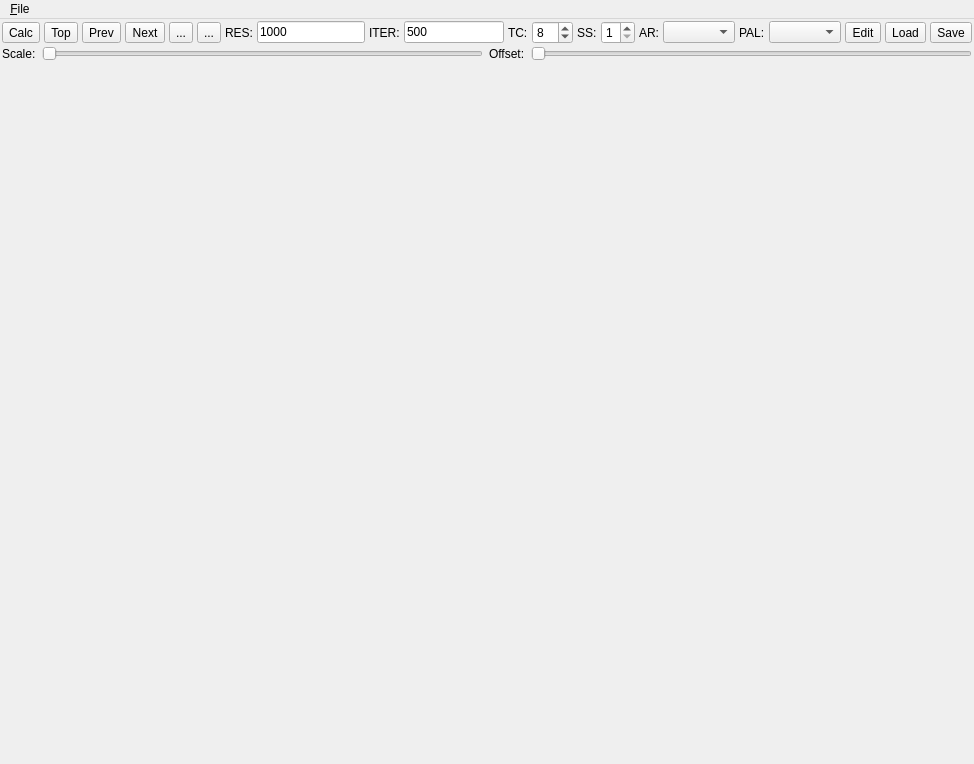
<?xml version="1.0" encoding="UTF-8"?>
<ui version="4.0">
 <class>MainWindow</class>
 <widget class="QMainWindow" name="MainWindow">
  <property name="geometry">
   <rect>
    <x>0</x>
    <y>0</y>
    <width>956</width>
    <height>764</height>
   </rect>
  </property>
  <property name="windowTitle">
   <string>MainWindow</string>
  </property>
  <widget class="QWidget" name="centralwidget">
   <layout class="QVBoxLayout" name="verticalLayout">
    <property name="spacing">
     <number>2</number>
    </property>
    <property name="leftMargin">
     <number>2</number>
    </property>
    <property name="topMargin">
     <number>2</number>
    </property>
    <property name="rightMargin">
     <number>2</number>
    </property>
    <property name="bottomMargin">
     <number>2</number>
    </property>
    <item>
     <widget class="QFrame" name="frameToolbar">
      <property name="sizePolicy">
       <sizepolicy hsizetype="Preferred" vsizetype="Minimum">
        <horstretch>0</horstretch>
        <verstretch>0</verstretch>
       </sizepolicy>
      </property>
      <property name="frameShape">
       <enum>QFrame::Shape::NoFrame</enum>
      </property>
      <property name="frameShadow">
       <enum>QFrame::Shadow::Plain</enum>
      </property>
      <property name="lineWidth">
       <number>0</number>
      </property>
      <layout class="QHBoxLayout" name="horizontalLayout_2">
       <property name="spacing">
        <number>4</number>
       </property>
       <property name="leftMargin">
        <number>0</number>
       </property>
       <property name="topMargin">
        <number>0</number>
       </property>
       <property name="rightMargin">
        <number>0</number>
       </property>
       <property name="bottomMargin">
        <number>0</number>
       </property>
       <item>
        <widget class="QToolButton" name="buttonCalc">
         <property name="toolTip">
          <string>Recalculate current position</string>
         </property>
         <property name="text">
          <string>Calc</string>
         </property>
        </widget>
       </item>
       <item>
        <widget class="QToolButton" name="buttonViewTop">
         <property name="toolTip">
          <string>Go to top-level position</string>
         </property>
         <property name="text">
          <string>Top</string>
         </property>
         <property name="icon">
          <iconset theme="QIcon::ThemeIcon::GoHome"/>
         </property>
        </widget>
       </item>
       <item>
        <widget class="QToolButton" name="buttonViewPrev">
         <property name="toolTip">
          <string>Go to previous position</string>
         </property>
         <property name="text">
          <string>Prev</string>
         </property>
         <property name="icon">
          <iconset theme="QIcon::ThemeIcon::GoPrevious"/>
         </property>
        </widget>
       </item>
       <item>
        <widget class="QToolButton" name="buttonViewNext">
         <property name="toolTip">
          <string>Go to next position</string>
         </property>
         <property name="text">
          <string>Next</string>
         </property>
         <property name="icon">
          <iconset theme="QIcon::ThemeIcon::GoNext"/>
         </property>
        </widget>
       </item>
       <item>
        <widget class="QToolButton" name="buttonZoomIn">
         <property name="text">
          <string>...</string>
         </property>
         <property name="icon">
          <iconset theme="QIcon::ThemeIcon::ZoomIn"/>
         </property>
        </widget>
       </item>
       <item>
        <widget class="QToolButton" name="buttonZoomOut">
         <property name="toolTip">
          <string>Zoom out by factor of 2</string>
         </property>
         <property name="text">
          <string>...</string>
         </property>
         <property name="icon">
          <iconset theme="QIcon::ThemeIcon::ZoomOut"/>
         </property>
        </widget>
       </item>
       <item>
        <widget class="QLabel" name="label_3">
         <property name="text">
          <string>RES:</string>
         </property>
        </widget>
       </item>
       <item>
        <widget class="QLineEdit" name="lineEditResolution">
         <property name="sizePolicy">
          <sizepolicy hsizetype="Fixed" vsizetype="Fixed">
           <horstretch>0</horstretch>
           <verstretch>0</verstretch>
          </sizepolicy>
         </property>
         <property name="maximumSize">
          <size>
           <width>16777215</width>
           <height>16777215</height>
          </size>
         </property>
         <property name="baseSize">
          <size>
           <width>0</width>
           <height>0</height>
          </size>
         </property>
         <property name="toolTip">
          <string>Primary axis resolution (pixels)</string>
         </property>
         <property name="text">
          <string>1000</string>
         </property>
        </widget>
       </item>
       <item>
        <widget class="QLabel" name="label_4">
         <property name="text">
          <string>ITER:</string>
         </property>
        </widget>
       </item>
       <item>
        <widget class="QLineEdit" name="lineEditIterMax">
         <property name="sizePolicy">
          <sizepolicy hsizetype="Fixed" vsizetype="Fixed">
           <horstretch>0</horstretch>
           <verstretch>0</verstretch>
          </sizepolicy>
         </property>
         <property name="maximumSize">
          <size>
           <width>100</width>
           <height>16777215</height>
          </size>
         </property>
         <property name="toolTip">
          <string>Maximum iterations</string>
         </property>
         <property name="text">
          <string>500</string>
         </property>
        </widget>
       </item>
       <item>
        <widget class="QLabel" name="label">
         <property name="text">
          <string>TC:</string>
         </property>
        </widget>
       </item>
       <item>
        <widget class="QSpinBox" name="spinBoxThreadCount">
         <property name="maximumSize">
          <size>
           <width>16777215</width>
           <height>16777214</height>
          </size>
         </property>
         <property name="toolTip">
          <string>Compute thread count</string>
         </property>
         <property name="minimum">
          <number>1</number>
         </property>
         <property name="maximum">
          <number>24</number>
         </property>
         <property name="value">
          <number>8</number>
         </property>
        </widget>
       </item>
       <item>
        <widget class="QLabel" name="label_2">
         <property name="text">
          <string>SS:</string>
         </property>
        </widget>
       </item>
       <item>
        <widget class="QSpinBox" name="spinBoxSuperSample">
         <property name="toolTip">
          <string>Super sampling factor</string>
         </property>
         <property name="minimum">
          <number>1</number>
         </property>
         <property name="maximum">
          <number>8</number>
         </property>
        </widget>
       </item>
       <item>
        <widget class="QLabel" name="label_7">
         <property name="text">
          <string>AR:</string>
         </property>
        </widget>
       </item>
       <item>
        <widget class="QComboBox" name="comboBoxAspect">
         <property name="toolTip">
          <string>Select zoom aspect ratio</string>
         </property>
        </widget>
       </item>
       <item>
        <widget class="QLabel" name="label_8">
         <property name="text">
          <string>PAL:</string>
         </property>
        </widget>
       </item>
       <item>
        <widget class="QComboBox" name="comboBoxPalette">
         <property name="toolTip">
          <string>Select color palette</string>
         </property>
        </widget>
       </item>
       <item>
        <widget class="QToolButton" name="buttonPaletteEdit">
         <property name="toolTip">
          <string>Edit current palette</string>
         </property>
         <property name="text">
          <string>Edit</string>
         </property>
         <property name="icon">
          <iconset theme="QIcon::ThemeIcon::DocumentProperties"/>
         </property>
        </widget>
       </item>
       <item>
        <spacer name="horizontalSpacer">
         <property name="orientation">
          <enum>Qt::Orientation::Horizontal</enum>
         </property>
         <property name="sizeHint" stdset="0">
          <size>
           <width>40</width>
           <height>20</height>
          </size>
         </property>
        </spacer>
       </item>
       <item>
        <widget class="QToolButton" name="buttonImageLoad">
         <property name="toolTip">
          <string>Load image from file</string>
         </property>
         <property name="text">
          <string>Load</string>
         </property>
         <property name="icon">
          <iconset theme="QIcon::ThemeIcon::DocumentOpen"/>
         </property>
        </widget>
       </item>
       <item>
        <widget class="QToolButton" name="buttonImageSave">
         <property name="toolTip">
          <string>Save current image to file</string>
         </property>
         <property name="text">
          <string>Save</string>
         </property>
         <property name="icon">
          <iconset theme="QIcon::ThemeIcon::DocumentSave"/>
         </property>
        </widget>
       </item>
      </layout>
     </widget>
    </item>
    <item>
     <widget class="QFrame" name="frame_2">
      <property name="frameShape">
       <enum>QFrame::Shape::NoFrame</enum>
      </property>
      <property name="frameShadow">
       <enum>QFrame::Shadow::Raised</enum>
      </property>
      <layout class="QHBoxLayout" name="horizontalLayout">
       <property name="leftMargin">
        <number>0</number>
       </property>
       <property name="topMargin">
        <number>0</number>
       </property>
       <property name="rightMargin">
        <number>0</number>
       </property>
       <property name="bottomMargin">
        <number>0</number>
       </property>
       <item>
        <widget class="QLabel" name="label_6">
         <property name="text">
          <string>Scale:</string>
         </property>
        </widget>
       </item>
       <item>
        <widget class="QSlider" name="sliderPalScale">
         <property name="minimum">
          <number>1</number>
         </property>
         <property name="maximum">
          <number>20</number>
         </property>
         <property name="orientation">
          <enum>Qt::Orientation::Horizontal</enum>
         </property>
        </widget>
       </item>
       <item>
        <widget class="QLabel" name="label_5">
         <property name="sizePolicy">
          <sizepolicy hsizetype="Fixed" vsizetype="Preferred">
           <horstretch>0</horstretch>
           <verstretch>0</verstretch>
          </sizepolicy>
         </property>
         <property name="text">
          <string>Offset:</string>
         </property>
        </widget>
       </item>
       <item>
        <widget class="QSlider" name="sliderPalOffset">
         <property name="orientation">
          <enum>Qt::Orientation::Horizontal</enum>
         </property>
        </widget>
       </item>
      </layout>
     </widget>
    </item>
    <item>
     <widget class="QFrame" name="frameViewer">
      <property name="sizePolicy">
       <sizepolicy hsizetype="Expanding" vsizetype="Expanding">
        <horstretch>0</horstretch>
        <verstretch>0</verstretch>
       </sizepolicy>
      </property>
      <property name="frameShape">
       <enum>QFrame::Shape::NoFrame</enum>
      </property>
      <property name="frameShadow">
       <enum>QFrame::Shadow::Raised</enum>
      </property>
     </widget>
    </item>
   </layout>
  </widget>
  <widget class="QMenuBar" name="menubar">
   <property name="geometry">
    <rect>
     <x>0</x>
     <y>0</y>
     <width>956</width>
     <height>21</height>
    </rect>
   </property>
   <widget class="QMenu" name="menu_File">
    <property name="title">
     <string>&amp;File</string>
    </property>
    <addaction name="separator"/>
    <addaction name="actionExportImage"/>
    <addaction name="separator"/>
    <addaction name="actionExit"/>
   </widget>
   <addaction name="menu_File"/>
  </widget>
  <action name="actionExit">
   <property name="text">
    <string>E&amp;xit</string>
   </property>
   <property name="toolTip">
    <string>Exit Mandelbrot application</string>
   </property>
   <property name="shortcut">
    <string>Ctrl+X</string>
   </property>
  </action>
  <action name="actionExportImage">
   <property name="text">
    <string>Export &amp;Image</string>
   </property>
   <property name="shortcut">
    <string>Ctrl+I</string>
   </property>
  </action>
 </widget>
 <resources/>
 <connections>
  <connection>
   <sender>buttonCalc</sender>
   <signal>clicked()</signal>
   <receiver>MainWindow</receiver>
   <slot>calculate()</slot>
   <hints>
    <hint type="sourcelabel">
     <x>37</x>
     <y>51</y>
    </hint>
    <hint type="destinationlabel">
     <x>399</x>
     <y>279</y>
    </hint>
   </hints>
  </connection>
  <connection>
   <sender>comboBoxPalette</sender>
   <signal>currentTextChanged(QString)</signal>
   <receiver>MainWindow</receiver>
   <slot>paletteSelect(QString)</slot>
   <hints>
    <hint type="sourcelabel">
     <x>476</x>
     <y>34</y>
    </hint>
    <hint type="destinationlabel">
     <x>399</x>
     <y>279</y>
    </hint>
   </hints>
  </connection>
  <connection>
   <sender>sliderPalOffset</sender>
   <signal>valueChanged(int)</signal>
   <receiver>MainWindow</receiver>
   <slot>paletteOffsetSliderChanged(int)</slot>
   <hints>
    <hint type="sourcelabel">
     <x>399</x>
     <y>57</y>
    </hint>
    <hint type="destinationlabel">
     <x>399</x>
     <y>279</y>
    </hint>
   </hints>
  </connection>
  <connection>
   <sender>sliderPalScale</sender>
   <signal>valueChanged(int)</signal>
   <receiver>MainWindow</receiver>
   <slot>paletteScaleSliderChanged(int)</slot>
   <hints>
    <hint type="sourcelabel">
     <x>399</x>
     <y>74</y>
    </hint>
    <hint type="destinationlabel">
     <x>399</x>
     <y>279</y>
    </hint>
   </hints>
  </connection>
  <connection>
   <sender>buttonImageSave</sender>
   <signal>clicked()</signal>
   <receiver>MainWindow</receiver>
   <slot>imageSave()</slot>
   <hints>
    <hint type="sourcelabel">
     <x>613</x>
     <y>35</y>
    </hint>
    <hint type="destinationlabel">
     <x>399</x>
     <y>279</y>
    </hint>
   </hints>
  </connection>
  <connection>
   <sender>buttonViewTop</sender>
   <signal>clicked()</signal>
   <receiver>MainWindow</receiver>
   <slot>viewTop()</slot>
   <hints>
    <hint type="sourcelabel">
     <x>66</x>
     <y>42</y>
    </hint>
    <hint type="destinationlabel">
     <x>399</x>
     <y>279</y>
    </hint>
   </hints>
  </connection>
  <connection>
   <sender>buttonViewPrev</sender>
   <signal>clicked()</signal>
   <receiver>MainWindow</receiver>
   <slot>viewPrev()</slot>
   <hints>
    <hint type="sourcelabel">
     <x>105</x>
     <y>42</y>
    </hint>
    <hint type="destinationlabel">
     <x>399</x>
     <y>279</y>
    </hint>
   </hints>
  </connection>
  <connection>
   <sender>buttonViewNext</sender>
   <signal>clicked()</signal>
   <receiver>MainWindow</receiver>
   <slot>viewNext()</slot>
   <hints>
    <hint type="sourcelabel">
     <x>147</x>
     <y>42</y>
    </hint>
    <hint type="destinationlabel">
     <x>399</x>
     <y>279</y>
    </hint>
   </hints>
  </connection>
  <connection>
   <sender>comboBoxAspect</sender>
   <signal>currentIndexChanged(int)</signal>
   <receiver>MainWindow</receiver>
   <slot>aspectChange(int)</slot>
   <hints>
    <hint type="sourcelabel">
     <x>589</x>
     <y>34</y>
    </hint>
    <hint type="destinationlabel">
     <x>439</x>
     <y>381</y>
    </hint>
   </hints>
  </connection>
  <connection>
   <sender>buttonPaletteEdit</sender>
   <signal>clicked()</signal>
   <receiver>MainWindow</receiver>
   <slot>paletteEdit()</slot>
   <hints>
    <hint type="sourcelabel">
     <x>720</x>
     <y>35</y>
    </hint>
    <hint type="destinationlabel">
     <x>439</x>
     <y>381</y>
    </hint>
   </hints>
  </connection>
  <connection>
   <sender>buttonImageLoad</sender>
   <signal>clicked()</signal>
   <receiver>MainWindow</receiver>
   <slot>imageLoad()</slot>
   <hints>
    <hint type="sourcelabel">
     <x>838</x>
     <y>35</y>
    </hint>
    <hint type="destinationlabel">
     <x>440</x>
     <y>381</y>
    </hint>
   </hints>
  </connection>
  <connection>
   <sender>buttonZoomOut</sender>
   <signal>clicked()</signal>
   <receiver>MainWindow</receiver>
   <slot>zoomOut()</slot>
   <hints>
    <hint type="sourcelabel">
     <x>138</x>
     <y>35</y>
    </hint>
    <hint type="destinationlabel">
     <x>440</x>
     <y>381</y>
    </hint>
   </hints>
  </connection>
  <connection>
   <sender>buttonZoomIn</sender>
   <signal>clicked()</signal>
   <receiver>MainWindow</receiver>
   <slot>zoomIn()</slot>
   <hints>
    <hint type="sourcelabel">
     <x>138</x>
     <y>35</y>
    </hint>
    <hint type="destinationlabel">
     <x>440</x>
     <y>381</y>
    </hint>
   </hints>
  </connection>
 </connections>
 <slots>
  <slot>calculate()</slot>
  <slot>paletteOffsetSliderChanged(int)</slot>
  <slot>paletteScaleSliderChanged(int)</slot>
  <slot>imageSave()</slot>
  <slot>viewTop()</slot>
  <slot>viewPrev()</slot>
  <slot>viewNext()</slot>
  <slot>aspectChange(int)</slot>
  <slot>paletteSelect(QString)</slot>
  <slot>paletteEdit()</slot>
  <slot>imageLoad()</slot>
  <slot>zoomOut()</slot>
  <slot>zoomIn()</slot>
  <slot>cancel()</slot>
 </slots>
</ui>
